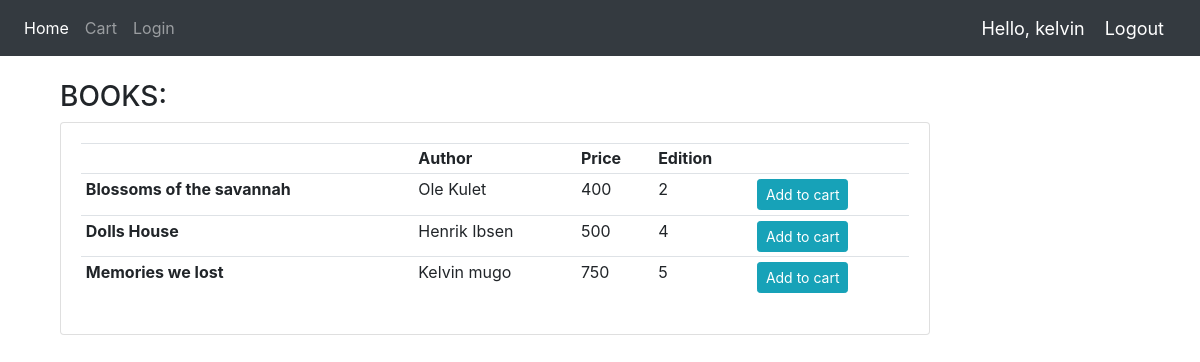
Screenshot of / (signed in) with the database file from the repository.
### BookApplication/models.py (models this page shows, shortened)
class Book(models.Model):
    title=models.CharField(max_length=200,null=True)
    Author=models.CharField(max_length=200,null=True)
    Price=models.IntegerField()
    Edition=models.IntegerField()

### BookApplication/views.py (the view)
# urls.py: path('', home,name='home'),
def home(request):
    books=Book.objects.all()
    context={'books':books}
    if request.user.is_staff:
        return render(request,'BookApplication/home.html',context)
    else:
        return render(request,'BookApplication/home.html',context)

### BookApplication/templates/BookApplication/home.html
{% extends 'BookApplication/main.html' %}
{% block content %}
<br>
<div class="container">
<div class="container row">
    <div class="col-lg-10">
        <h3>BOOKS:</h3>
        <div class="card card-body">
            <table class="table table-sm">
                <tr>
                    <th><Title></Title></th>
                    <th>Author</th>
                    <th>Price</th>
                    <th>Edition</th>
                    <th></th>
                </tr>
                {% for book in books %}
                <tr>
                    <td><b>{{book.title}}</b> </td>
                    <td>{{book.Author}} </td>
                    <td>{{book.Price}} </td>
                    <td> {{book.Edition}} </td>
                    <td><a class="btn btn-sm btn-info" href="{% url 'addtocart' book.id %}">Add to cart</a> </td>
                </tr>
                {% endfor %}
            </table>
        </div>
    </div>
</div>
{% endblock %}

### BookApplication/templates/BookApplication/navbar.html (shortened to what this page needs)
{% load static %}
<nav class="navbar navbar-expand-lg navbar-dark bg-dark">
  <div class="collapse navbar-collapse" id="navbarNav">
    <ul class="navbar-nav">
      <li class="nav-item active">
        <a class="nav-link" href="{% url 'home' %}">Home</a>
      </li>
      {% if request.user.is_staff %}
      </li>
      <li class="nav-item active">
        <a class="nav-link" href="{% url 'addbook' %}">Add Books</a>
      </li>
      {% else %}
      <li class="nav-item">
        <a class="nav-link" href="{% url 'viewcart' %}">Cart</a>
      </li>
      {% endif %}
      <li class="nav-item">
        <a class="nav-link" href="{% url 'login' %}">Login</a>
      </li>
    </ul>
  </div>
  <span class="hello-msg">Hello, {{request.user}}</span>
  <span ><a  class="hello-msg" href="{% url 'logout' %}">Logout</a></span>
</nav>

### BookApplication/templates/BookApplication/navbar.html (style rules this page uses)
.hello-msg { font-size: 18px; color: #fff; margin-right: 20px; }

### rows the page displays
Book: title "Blossoms of the savannah", Author "Ole Kulet", Price "400", Edition "2"
Book: title "Dolls House", Author "Henrik Ibsen", Price "500", Edition "4"
Book: title "Memories we lost", Author "Kelvin mugo", Price "750", Edition "5"

### other values shown
{{ request.user }} "kelvin"
